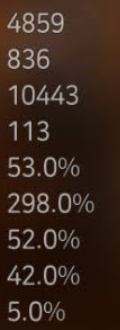
#> input picture final_pillow_crop_only_num.jpg, 120 x 330 px
$ python multi_method_test.py
#> lines starting #> are read from the running program, lines starting #| are printed output that depends on the picture
#> further down, img is the input picture: shape (330, 120, 3); mean B, G, R 29.2, 39.2, 57.7
import numpy as np
from pytesseract import Output,image_to_data
import cv2
#from matplotlib import pyplot as plt


def get_grayscale(image):
    return cv2.cvtColor(image, cv2.COLOR_BGR2GRAY)
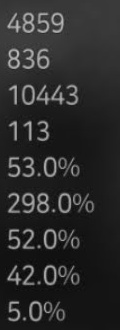
#> returned value: shape (330, 120); min 7, max 189, mean 43.6


# noise removal
def remove_noise(image):
    return cv2.medianBlur(image, 5)
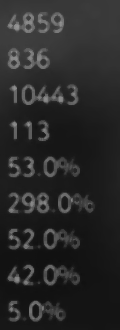
#> returned value: shape (330, 120); min 15, max 150, mean 40.6


# canny edge detection
def canny(image):
    return cv2.Canny(image, 100, 200)


# skew correction
def deskew(image):
    coords = np.column_stack(np.where(image > 0))
    angle = cv2.minAreaRect(coords)[-1]
    if angle < -45:
        angle = -(90 + angle)
    else:
        angle = -angle
        (h, w) = image.shape[:2]
        center = (w // 2, h // 2)
        M = cv2.getRotationMatrix2D(center, angle, 1.0)
        rotated = cv2.warpAffine(image, M, (w, h), flags=cv2.INTER_CUBIC, borderMode=cv2.BORDER_REPLICATE)
        return rotated


def pre_processing(file):
    d = image_to_data(file, output_type=Output.DICT)
    n_boxes = len(d['level'])
    for i in range(n_boxes):
        (x, y, w, h) = (d['left'][i], d['top'][i], d['width'][i], d['height'][i])
        cv2.rectangle(file, (x, y), (x + w, y + h), (0, 255, 0), 2)
    cv2.imshow('img', file)
    cv2.waitKey(0)


img = cv2.imread('final_pillow_crop_only_num.jpg')
gs = remove_noise(get_grayscale(img))
pre_processing(gs)
#> (the call stopped at in pre_processing, `d = image_to_data(file, output_type=Output.DICT)`: pytesseract is not available in this run)


'''titles = ['Original Image', 'Greyscale',
          'Adaptive Mean Thresholding', 'Adaptive Gaussian Thresholding']
images = [img, gs, th2, th3]'''
